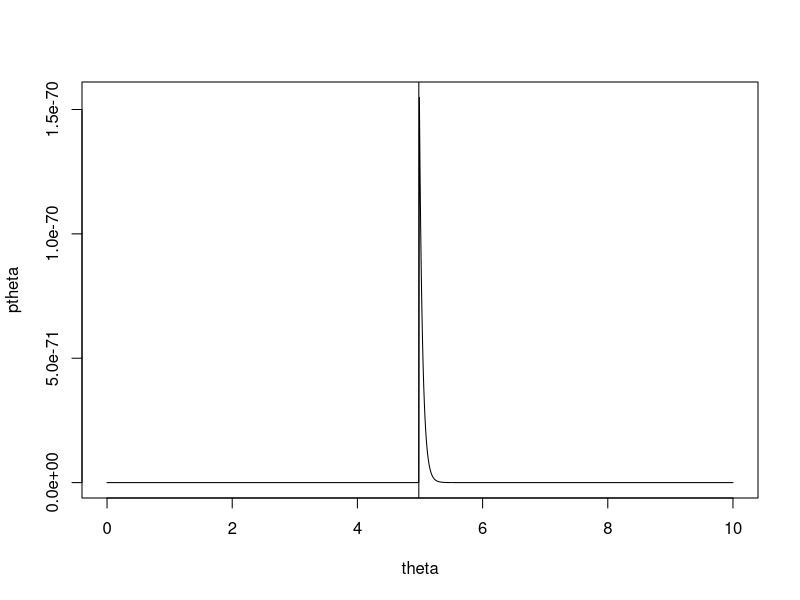

Generate this figure with R:
set.seed(1000)
x=runif(100,0,5)
cat("the generated sample is:")
print(x)
mle=max(x)
theta=seq(0,10,0.01)
f=function(x,theta)
{
  if(theta>=max(x))
  {
    temp=1/(theta^length(x))
  }
  if(theta<max(x))
  {
    temp=0
  }
  temp
}
ptheta=vector()
for(i in 1:length(theta))
{
  ptheta[i]=f(x,theta[i])
}
plot(theta,ptheta,type="l")
abline(v=max(x))